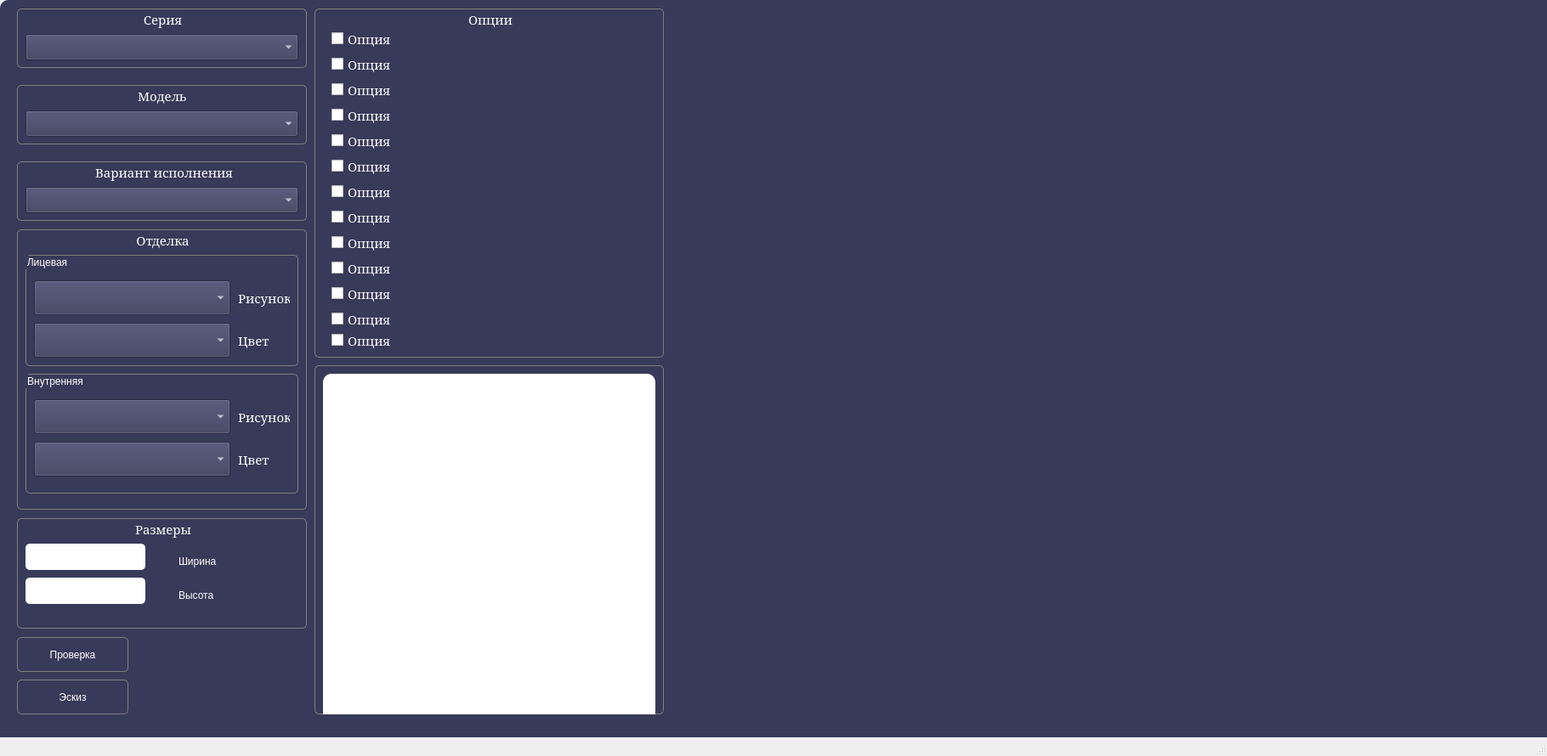
<?xml version="1.0" encoding="UTF-8"?>
<ui version="4.0">
 <class>MainWindow</class>
 <widget class="QMainWindow" name="MainWindow">
  <property name="geometry">
   <rect>
    <x>0</x>
    <y>0</y>
    <width>1820</width>
    <height>890</height>
   </rect>
  </property>
  <property name="windowTitle">
   <string>MainWindow</string>
  </property>
  <widget class="QWidget" name="centralwidget">
   <widget class="QFrame" name="frame">
    <property name="geometry">
     <rect>
      <x>0</x>
      <y>0</y>
      <width>1921</width>
      <height>881</height>
     </rect>
    </property>
    <property name="styleSheet">
     <string notr="true">QFrame{
background-color:rgb(56,58,89);
color:rgb(220,220,220);
border-radius:10px;
}
</string>
    </property>
    <property name="frameShape">
     <enum>QFrame::StyledPanel</enum>
    </property>
    <property name="frameShadow">
     <enum>QFrame::Raised</enum>
    </property>
    <widget class="QGroupBox" name="groupBox">
     <property name="geometry">
      <rect>
       <x>20</x>
       <y>10</y>
       <width>341</width>
       <height>70</height>
      </rect>
     </property>
     <property name="font">
      <font>
       <family>Constantia</family>
       <pointsize>11</pointsize>
       <weight>50</weight>
       <italic>false</italic>
       <bold>false</bold>
      </font>
     </property>
     <property name="styleSheet">
      <string notr="true">QGroupBox  {
	font: 11pt &quot;Constantia&quot;;
    border: 1px solid gray;
    border-radius: 5px;
	color: white;
}</string>
     </property>
     <property name="title">
      <string>Серия</string>
     </property>
     <property name="alignment">
      <set>Qt::AlignCenter</set>
     </property>
     <widget class="QComboBox" name="series_combo">
      <property name="geometry">
       <rect>
        <x>10</x>
        <y>30</y>
        <width>321</width>
        <height>31</height>
       </rect>
      </property>
      <property name="font">
       <font>
        <family>Constantia</family>
        <pointsize>11</pointsize>
        <weight>50</weight>
        <italic>false</italic>
        <bold>false</bold>
       </font>
      </property>
      <property name="styleSheet">
       <string notr="true">font: 11pt &quot;Constantia&quot;;
color: white;
background-color:rgb(56,58,89);</string>
      </property>
     </widget>
    </widget>
    <widget class="QGroupBox" name="groupBox_8">
     <property name="geometry">
      <rect>
       <x>20</x>
       <y>100</y>
       <width>341</width>
       <height>70</height>
      </rect>
     </property>
     <property name="font">
      <font>
       <family>Constantia</family>
       <pointsize>11</pointsize>
       <weight>50</weight>
       <italic>false</italic>
       <bold>false</bold>
      </font>
     </property>
     <property name="styleSheet">
      <string notr="true">QGroupBox  {
	font: 11pt &quot;Constantia&quot;;
    border: 1px solid gray;
    border-radius: 5px;
	color: white;
}</string>
     </property>
     <property name="title">
      <string>Модель</string>
     </property>
     <property name="alignment">
      <set>Qt::AlignCenter</set>
     </property>
     <widget class="QComboBox" name="model_combo">
      <property name="geometry">
       <rect>
        <x>10</x>
        <y>30</y>
        <width>321</width>
        <height>31</height>
       </rect>
      </property>
      <property name="font">
       <font>
        <family>Constantia</family>
        <pointsize>11</pointsize>
        <weight>50</weight>
        <italic>false</italic>
        <bold>false</bold>
       </font>
      </property>
      <property name="styleSheet">
       <string notr="true">font: 11pt &quot;Constantia&quot;;
color: white;
background-color:rgb(56,58,89);</string>
      </property>
      <item>
       <property name="text">
        <string/>
       </property>
      </item>
     </widget>
    </widget>
    <widget class="QGroupBox" name="groupBox_5">
     <property name="geometry">
      <rect>
       <x>20</x>
       <y>270</y>
       <width>341</width>
       <height>330</height>
      </rect>
     </property>
     <property name="font">
      <font>
       <family>Constantia</family>
       <pointsize>11</pointsize>
       <weight>50</weight>
       <italic>false</italic>
       <bold>false</bold>
      </font>
     </property>
     <property name="styleSheet">
      <string notr="true">QGroupBox  {
	font: 11pt &quot;Constantia&quot;;
    border: 1px solid gray;
    border-radius: 5px;
	color: white;
}</string>
     </property>
     <property name="title">
      <string>Отделка</string>
     </property>
     <property name="alignment">
      <set>Qt::AlignCenter</set>
     </property>
     <widget class="QGroupBox" name="groupBox_6">
      <property name="geometry">
       <rect>
        <x>10</x>
        <y>30</y>
        <width>321</width>
        <height>131</height>
       </rect>
      </property>
      <property name="title">
       <string>Лицевая</string>
      </property>
      <widget class="QComboBox" name="out_pic">
       <property name="geometry">
        <rect>
         <x>10</x>
         <y>30</y>
         <width>231</width>
         <height>41</height>
        </rect>
       </property>
       <property name="font">
        <font>
         <family>Constantia</family>
         <pointsize>11</pointsize>
         <weight>50</weight>
         <italic>false</italic>
         <bold>false</bold>
        </font>
       </property>
       <property name="styleSheet">
        <string notr="true">font: 11pt &quot;Constantia&quot;;
color: white;
background-color:rgb(56,58,89);</string>
       </property>
      </widget>
      <widget class="QLabel" name="out_pic_lbl">
       <property name="geometry">
        <rect>
         <x>250</x>
         <y>40</y>
         <width>61</width>
         <height>21</height>
        </rect>
       </property>
       <property name="font">
        <font>
         <family>Constantia</family>
         <pointsize>11</pointsize>
         <weight>50</weight>
         <italic>false</italic>
         <bold>false</bold>
        </font>
       </property>
       <property name="styleSheet">
        <string notr="true"> 
font: 11pt &quot;Constantia&quot;;
color: white;
</string>
       </property>
       <property name="frameShape">
        <enum>QFrame::NoFrame</enum>
       </property>
       <property name="text">
        <string>Рисунок</string>
       </property>
      </widget>
      <widget class="QComboBox" name="out_pvh">
       <property name="geometry">
        <rect>
         <x>10</x>
         <y>80</y>
         <width>231</width>
         <height>41</height>
        </rect>
       </property>
       <property name="font">
        <font>
         <family>Constantia</family>
         <pointsize>11</pointsize>
         <weight>50</weight>
         <italic>false</italic>
         <bold>false</bold>
        </font>
       </property>
       <property name="styleSheet">
        <string notr="true">font: 11pt &quot;Constantia&quot;;
color: white;
background-color:rgb(56,58,89);</string>
       </property>
      </widget>
      <widget class="QLabel" name="out_pvh_lbl">
       <property name="geometry">
        <rect>
         <x>250</x>
         <y>90</y>
         <width>61</width>
         <height>21</height>
        </rect>
       </property>
       <property name="font">
        <font>
         <family>Constantia</family>
         <pointsize>11</pointsize>
         <weight>50</weight>
         <italic>false</italic>
         <bold>false</bold>
        </font>
       </property>
       <property name="styleSheet">
        <string notr="true"> 
font: 11pt &quot;Constantia&quot;;
color: white;</string>
       </property>
       <property name="frameShape">
        <enum>QFrame::NoFrame</enum>
       </property>
       <property name="text">
        <string>Цвет</string>
       </property>
      </widget>
     </widget>
     <widget class="QGroupBox" name="groupBox_7">
      <property name="geometry">
       <rect>
        <x>10</x>
        <y>170</y>
        <width>321</width>
        <height>141</height>
       </rect>
      </property>
      <property name="title">
       <string>Внутренняя</string>
      </property>
      <widget class="QComboBox" name="in_pic">
       <property name="geometry">
        <rect>
         <x>10</x>
         <y>30</y>
         <width>231</width>
         <height>41</height>
        </rect>
       </property>
       <property name="font">
        <font>
         <family>Constantia</family>
         <pointsize>11</pointsize>
         <weight>50</weight>
         <italic>false</italic>
         <bold>false</bold>
        </font>
       </property>
       <property name="styleSheet">
        <string notr="true">font: 11pt &quot;Constantia&quot;;
color: white;
background-color:rgb(56,58,89);</string>
       </property>
      </widget>
      <widget class="QLabel" name="in_pic_lbl">
       <property name="geometry">
        <rect>
         <x>250</x>
         <y>40</y>
         <width>61</width>
         <height>21</height>
        </rect>
       </property>
       <property name="font">
        <font>
         <family>Constantia</family>
         <pointsize>11</pointsize>
         <weight>50</weight>
         <italic>false</italic>
         <bold>false</bold>
        </font>
       </property>
       <property name="styleSheet">
        <string notr="true"> 
font: 11pt &quot;Constantia&quot;;
color: white;
</string>
       </property>
       <property name="frameShape">
        <enum>QFrame::NoFrame</enum>
       </property>
       <property name="text">
        <string>Рисунок</string>
       </property>
      </widget>
      <widget class="QComboBox" name="in_pvh">
       <property name="geometry">
        <rect>
         <x>10</x>
         <y>80</y>
         <width>231</width>
         <height>41</height>
        </rect>
       </property>
       <property name="font">
        <font>
         <family>Constantia</family>
         <pointsize>11</pointsize>
         <weight>50</weight>
         <italic>false</italic>
         <bold>false</bold>
        </font>
       </property>
       <property name="styleSheet">
        <string notr="true">font: 11pt &quot;Constantia&quot;;
color: white;
background-color:rgb(56,58,89);</string>
       </property>
      </widget>
      <widget class="QLabel" name="in_pvh_lbl">
       <property name="geometry">
        <rect>
         <x>250</x>
         <y>90</y>
         <width>61</width>
         <height>21</height>
        </rect>
       </property>
       <property name="font">
        <font>
         <family>Constantia</family>
         <pointsize>11</pointsize>
         <weight>50</weight>
         <italic>false</italic>
         <bold>false</bold>
        </font>
       </property>
       <property name="styleSheet">
        <string notr="true"> 
font: 11pt &quot;Constantia&quot;;
color: white;</string>
       </property>
       <property name="frameShape">
        <enum>QFrame::NoFrame</enum>
       </property>
       <property name="text">
        <string>Цвет</string>
       </property>
      </widget>
     </widget>
    </widget>
    <widget class="QGroupBox" name="groupBox_9">
     <property name="geometry">
      <rect>
       <x>370</x>
       <y>10</y>
       <width>411</width>
       <height>411</height>
      </rect>
     </property>
     <property name="font">
      <font>
       <family>Constantia</family>
       <pointsize>11</pointsize>
       <weight>50</weight>
       <italic>false</italic>
       <bold>false</bold>
      </font>
     </property>
     <property name="styleSheet">
      <string notr="true">QGroupBox  {
	font: 11pt &quot;Constantia&quot;;
    border: 1px solid gray;
    border-radius: 5px;
   color: white;
}</string>
     </property>
     <property name="title">
      <string>Опции</string>
     </property>
     <property name="alignment">
      <set>Qt::AlignCenter</set>
     </property>
     <widget class="QCheckBox" name="option_check_1">
      <property name="geometry">
       <rect>
        <x>20</x>
        <y>20</y>
        <width>390</width>
        <height>31</height>
       </rect>
      </property>
      <property name="font">
       <font>
        <family>Constantia</family>
        <pointsize>11</pointsize>
        <weight>50</weight>
        <italic>false</italic>
        <bold>false</bold>
       </font>
      </property>
      <property name="styleSheet">
       <string notr="true">font: 11pt &quot;Constantia&quot;;
color: white;
</string>
      </property>
      <property name="text">
       <string>Опция</string>
      </property>
     </widget>
     <widget class="QCheckBox" name="option_check_2">
      <property name="geometry">
       <rect>
        <x>20</x>
        <y>50</y>
        <width>390</width>
        <height>31</height>
       </rect>
      </property>
      <property name="font">
       <font>
        <family>Constantia</family>
        <pointsize>11</pointsize>
        <weight>50</weight>
        <italic>false</italic>
        <bold>false</bold>
       </font>
      </property>
      <property name="styleSheet">
       <string notr="true">font: 11pt &quot;Constantia&quot;;
color: white;</string>
      </property>
      <property name="text">
       <string>Опция</string>
      </property>
     </widget>
     <widget class="QCheckBox" name="option_check_3">
      <property name="geometry">
       <rect>
        <x>20</x>
        <y>80</y>
        <width>390</width>
        <height>31</height>
       </rect>
      </property>
      <property name="font">
       <font>
        <family>Constantia</family>
        <pointsize>11</pointsize>
        <weight>50</weight>
        <italic>false</italic>
        <bold>false</bold>
       </font>
      </property>
      <property name="styleSheet">
       <string notr="true">font: 11pt &quot;Constantia&quot;;
color: white;</string>
      </property>
      <property name="text">
       <string>Опция</string>
      </property>
     </widget>
     <widget class="QCheckBox" name="option_check_4">
      <property name="geometry">
       <rect>
        <x>20</x>
        <y>110</y>
        <width>390</width>
        <height>31</height>
       </rect>
      </property>
      <property name="font">
       <font>
        <family>Constantia</family>
        <pointsize>11</pointsize>
        <weight>50</weight>
        <italic>false</italic>
        <bold>false</bold>
       </font>
      </property>
      <property name="styleSheet">
       <string notr="true">font: 11pt &quot;Constantia&quot;;
color: white;</string>
      </property>
      <property name="text">
       <string>Опция</string>
      </property>
     </widget>
     <widget class="QCheckBox" name="option_check_5">
      <property name="geometry">
       <rect>
        <x>20</x>
        <y>140</y>
        <width>390</width>
        <height>31</height>
       </rect>
      </property>
      <property name="font">
       <font>
        <family>Constantia</family>
        <pointsize>11</pointsize>
        <weight>50</weight>
        <italic>false</italic>
        <bold>false</bold>
       </font>
      </property>
      <property name="styleSheet">
       <string notr="true">font: 11pt &quot;Constantia&quot;;
color: white;
</string>
      </property>
      <property name="text">
       <string>Опция</string>
      </property>
     </widget>
     <widget class="QCheckBox" name="option_check_6">
      <property name="geometry">
       <rect>
        <x>20</x>
        <y>170</y>
        <width>390</width>
        <height>31</height>
       </rect>
      </property>
      <property name="font">
       <font>
        <family>Constantia</family>
        <pointsize>11</pointsize>
        <weight>50</weight>
        <italic>false</italic>
        <bold>false</bold>
       </font>
      </property>
      <property name="styleSheet">
       <string notr="true">font: 11pt &quot;Constantia&quot;;
color: white;</string>
      </property>
      <property name="text">
       <string>Опция</string>
      </property>
     </widget>
     <widget class="QCheckBox" name="option_check_7">
      <property name="geometry">
       <rect>
        <x>20</x>
        <y>200</y>
        <width>390</width>
        <height>31</height>
       </rect>
      </property>
      <property name="font">
       <font>
        <family>Constantia</family>
        <pointsize>11</pointsize>
        <weight>50</weight>
        <italic>false</italic>
        <bold>false</bold>
       </font>
      </property>
      <property name="styleSheet">
       <string notr="true">font: 11pt &quot;Constantia&quot;;
color: white;
</string>
      </property>
      <property name="text">
       <string>Опция</string>
      </property>
     </widget>
     <widget class="QCheckBox" name="option_check_8">
      <property name="geometry">
       <rect>
        <x>20</x>
        <y>230</y>
        <width>390</width>
        <height>31</height>
       </rect>
      </property>
      <property name="font">
       <font>
        <family>Constantia</family>
        <pointsize>11</pointsize>
        <weight>50</weight>
        <italic>false</italic>
        <bold>false</bold>
       </font>
      </property>
      <property name="styleSheet">
       <string notr="true">font: 11pt &quot;Constantia&quot;;
color: white;
</string>
      </property>
      <property name="text">
       <string>Опция</string>
      </property>
     </widget>
     <widget class="QCheckBox" name="option_check_9">
      <property name="geometry">
       <rect>
        <x>20</x>
        <y>260</y>
        <width>390</width>
        <height>31</height>
       </rect>
      </property>
      <property name="font">
       <font>
        <family>Constantia</family>
        <pointsize>11</pointsize>
        <weight>50</weight>
        <italic>false</italic>
        <bold>false</bold>
       </font>
      </property>
      <property name="styleSheet">
       <string notr="true">font: 11pt &quot;Constantia&quot;;
color: white;
</string>
      </property>
      <property name="text">
       <string>Опция</string>
      </property>
     </widget>
     <widget class="QCheckBox" name="option_check_10">
      <property name="geometry">
       <rect>
        <x>20</x>
        <y>290</y>
        <width>390</width>
        <height>31</height>
       </rect>
      </property>
      <property name="font">
       <font>
        <family>Constantia</family>
        <pointsize>11</pointsize>
        <weight>50</weight>
        <italic>false</italic>
        <bold>false</bold>
       </font>
      </property>
      <property name="styleSheet">
       <string notr="true">font: 11pt &quot;Constantia&quot;;
color: white;</string>
      </property>
      <property name="text">
       <string>Опция</string>
      </property>
     </widget>
     <widget class="QCheckBox" name="option_check_11">
      <property name="geometry">
       <rect>
        <x>20</x>
        <y>320</y>
        <width>390</width>
        <height>31</height>
       </rect>
      </property>
      <property name="font">
       <font>
        <family>Constantia</family>
        <pointsize>11</pointsize>
        <weight>50</weight>
        <italic>false</italic>
        <bold>false</bold>
       </font>
      </property>
      <property name="styleSheet">
       <string notr="true">font: 11pt &quot;Constantia&quot;;
color: white;
</string>
      </property>
      <property name="text">
       <string>Опция</string>
      </property>
     </widget>
     <widget class="QCheckBox" name="option_check_12">
      <property name="geometry">
       <rect>
        <x>20</x>
        <y>350</y>
        <width>390</width>
        <height>31</height>
       </rect>
      </property>
      <property name="font">
       <font>
        <family>Constantia</family>
        <pointsize>11</pointsize>
        <weight>50</weight>
        <italic>false</italic>
        <bold>false</bold>
       </font>
      </property>
      <property name="styleSheet">
       <string notr="true">font: 11pt &quot;Constantia&quot;;
color: white;</string>
      </property>
      <property name="text">
       <string>Опция</string>
      </property>
     </widget>
     <widget class="QCheckBox" name="option_check_13">
      <property name="geometry">
       <rect>
        <x>20</x>
        <y>380</y>
        <width>390</width>
        <height>21</height>
       </rect>
      </property>
      <property name="font">
       <font>
        <family>Constantia</family>
        <pointsize>11</pointsize>
        <weight>50</weight>
        <italic>false</italic>
        <bold>false</bold>
       </font>
      </property>
      <property name="styleSheet">
       <string notr="true">font: 11pt &quot;Constantia&quot;;
color: white;</string>
      </property>
      <property name="text">
       <string>Опция</string>
      </property>
     </widget>
    </widget>
    <widget class="QGroupBox" name="groupBox_10">
     <property name="geometry">
      <rect>
       <x>20</x>
       <y>190</y>
       <width>341</width>
       <height>70</height>
      </rect>
     </property>
     <property name="font">
      <font>
       <family>Constantia</family>
       <pointsize>11</pointsize>
       <weight>50</weight>
       <italic>false</italic>
       <bold>false</bold>
      </font>
     </property>
     <property name="styleSheet">
      <string notr="true">QGroupBox  {
	font: 11pt &quot;Constantia&quot;;
    border: 1px solid gray;
    border-radius: 5px;
	color: white;
}</string>
     </property>
     <property name="title">
      <string>Вариант исполнения</string>
     </property>
     <property name="alignment">
      <set>Qt::AlignCenter</set>
     </property>
     <widget class="QComboBox" name="version_combo">
      <property name="geometry">
       <rect>
        <x>10</x>
        <y>30</y>
        <width>321</width>
        <height>31</height>
       </rect>
      </property>
      <property name="font">
       <font>
        <family>Constantia</family>
        <pointsize>11</pointsize>
        <weight>50</weight>
        <italic>false</italic>
        <bold>false</bold>
       </font>
      </property>
      <property name="styleSheet">
       <string notr="true">font: 11pt &quot;Constantia&quot;;
color: white;
background-color:rgb(56,58,89);</string>
      </property>
      <item>
       <property name="text">
        <string/>
       </property>
      </item>
     </widget>
    </widget>
    <widget class="QGroupBox" name="groupBox_2">
     <property name="geometry">
      <rect>
       <x>20</x>
       <y>610</y>
       <width>341</width>
       <height>130</height>
      </rect>
     </property>
     <property name="font">
      <font>
       <family>Constantia</family>
       <pointsize>11</pointsize>
       <weight>50</weight>
       <italic>false</italic>
       <bold>false</bold>
      </font>
     </property>
     <property name="styleSheet">
      <string notr="true">QGroupBox  {
	font: 11pt &quot;Constantia&quot;;
    border: 1px solid gray;
    border-radius: 5px;
	color: white;
}</string>
     </property>
     <property name="title">
      <string>Размеры</string>
     </property>
     <property name="alignment">
      <set>Qt::AlignCenter</set>
     </property>
     <widget class="QLineEdit" name="width_inp">
      <property name="geometry">
       <rect>
        <x>10</x>
        <y>30</y>
        <width>141</width>
        <height>31</height>
       </rect>
      </property>
      <property name="font">
       <font>
        <family>Constantia</family>
        <pointsize>11</pointsize>
        <weight>50</weight>
        <italic>false</italic>
        <bold>false</bold>
       </font>
      </property>
      <property name="styleSheet">
       <string notr="true">border-radius: 5px;
font: 11pt &quot;Constantia&quot;;
color: black;</string>
      </property>
     </widget>
     <widget class="QLabel" name="label">
      <property name="geometry">
       <rect>
        <x>190</x>
        <y>40</y>
        <width>71</width>
        <height>21</height>
       </rect>
      </property>
      <property name="styleSheet">
       <string notr="true"> 
font: 11pt &quot;Constantia&quot;;
color: white;</string>
      </property>
      <property name="text">
       <string>Ширина</string>
      </property>
     </widget>
     <widget class="QLineEdit" name="height_inp">
      <property name="geometry">
       <rect>
        <x>10</x>
        <y>70</y>
        <width>141</width>
        <height>31</height>
       </rect>
      </property>
      <property name="font">
       <font>
        <family>Constantia</family>
        <pointsize>11</pointsize>
        <weight>50</weight>
        <italic>false</italic>
        <bold>false</bold>
       </font>
      </property>
      <property name="styleSheet">
       <string notr="true">border-radius: 5px;
font: 11pt &quot;Constantia&quot;;
color: black;</string>
      </property>
      <property name="text">
       <string/>
      </property>
     </widget>
     <widget class="QLabel" name="label_2">
      <property name="geometry">
       <rect>
        <x>190</x>
        <y>80</y>
        <width>91</width>
        <height>21</height>
       </rect>
      </property>
      <property name="styleSheet">
       <string notr="true"> 
font: 11pt &quot;Constantia&quot;;
color: white;
</string>
      </property>
      <property name="text">
       <string>Высота</string>
      </property>
     </widget>
    </widget>
    <widget class="QGroupBox" name="groupBox_11">
     <property name="geometry">
      <rect>
       <x>370</x>
       <y>430</y>
       <width>411</width>
       <height>411</height>
      </rect>
     </property>
     <property name="font">
      <font>
       <family>Constantia</family>
       <pointsize>14</pointsize>
       <weight>50</weight>
       <italic>false</italic>
       <bold>false</bold>
      </font>
     </property>
     <property name="styleSheet">
      <string notr="true">QGroupBox  {
	font: 14pt &quot;Constantia&quot;;
    border: 1px solid gray;
    border-radius: 5px;
   color: white;
}</string>
     </property>
     <property name="title">
      <string/>
     </property>
     <property name="alignment">
      <set>Qt::AlignCenter</set>
     </property>
     <widget class="QTextEdit" name="text_info">
      <property name="geometry">
       <rect>
        <x>10</x>
        <y>10</y>
        <width>391</width>
        <height>411</height>
       </rect>
      </property>
      <property name="styleSheet">
       <string notr="true"> 
font: 11pt &quot;Constantia&quot;;
color: black;
background-color: rgb(255, 255, 255);
</string>
      </property>
      <property name="html">
       <string>&lt;!DOCTYPE HTML PUBLIC &quot;-//W3C//DTD HTML 4.0//EN&quot; &quot;http://www.w3.org/TR/REC-html40/strict.dtd&quot;&gt;
&lt;html&gt;&lt;head&gt;&lt;meta name=&quot;qrichtext&quot; content=&quot;1&quot; /&gt;&lt;style type=&quot;text/css&quot;&gt;
p, li { white-space: pre-wrap; }
&lt;/style&gt;&lt;/head&gt;&lt;body style=&quot; font-family:'Constantia'; font-size:11pt; font-weight:400; font-style:normal;&quot;&gt;
&lt;p style=&quot;-qt-paragraph-type:empty; margin-top:0px; margin-bottom:0px; margin-left:0px; margin-right:0px; -qt-block-indent:0; text-indent:0px; font-size:14pt;&quot;&gt;&lt;br /&gt;&lt;/p&gt;&lt;/body&gt;&lt;/html&gt;</string>
      </property>
     </widget>
    </widget>
    <widget class="QPushButton" name="check_but">
     <property name="geometry">
      <rect>
       <x>20</x>
       <y>750</y>
       <width>131</width>
       <height>41</height>
      </rect>
     </property>
     <property name="styleSheet">
      <string notr="true">
	font: 14pt &quot;Constantia&quot;;
    border: 1px solid gray;
    border-radius: 5px;
	color: white;
</string>
     </property>
     <property name="text">
      <string>Проверка</string>
     </property>
    </widget>
    <widget class="QPushButton" name="image_but">
     <property name="geometry">
      <rect>
       <x>20</x>
       <y>800</y>
       <width>131</width>
       <height>41</height>
      </rect>
     </property>
     <property name="styleSheet">
      <string notr="true">
	font: 14pt &quot;Constantia&quot;;
    border: 1px solid gray;
    border-radius: 5px;
	color: white;
</string>
     </property>
     <property name="text">
      <string>Эскиз</string>
     </property>
    </widget>
    <widget class="QLabel" name="img_label">
     <property name="geometry">
      <rect>
       <x>800</x>
       <y>90</y>
       <width>1091</width>
       <height>751</height>
      </rect>
     </property>
     <property name="text">
      <string/>
     </property>
    </widget>
   </widget>
  </widget>
  <widget class="QStatusBar" name="statusbar"/>
 </widget>
 <resources/>
 <connections/>
</ui>
